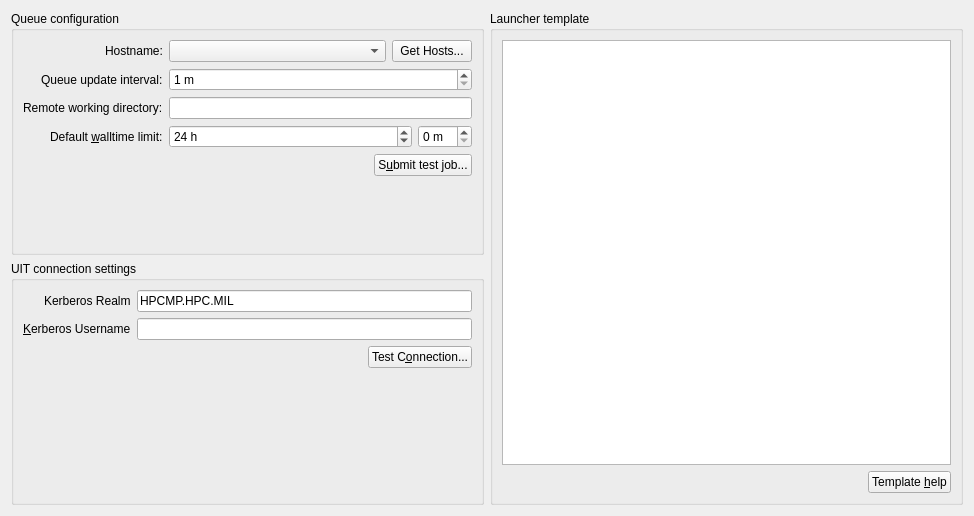
<?xml version="1.0" encoding="UTF-8"?>
<ui version="4.0">
 <class>UitQueueWidget</class>
 <widget class="QWidget" name="UitQueueWidget">
  <property name="geometry">
   <rect>
    <x>0</x>
    <y>0</y>
    <width>974</width>
    <height>516</height>
   </rect>
  </property>
  <property name="windowTitle">
   <string>Form</string>
  </property>
  <layout class="QGridLayout" name="gridLayout">
   <item row="1" column="0">
    <widget class="QGroupBox" name="groupBox3">
     <property name="title">
      <string>UIT connection settings</string>
     </property>
     <layout class="QFormLayout" name="formLayout">
      <property name="fieldGrowthPolicy">
       <enum>QFormLayout::AllNonFixedFieldsGrow</enum>
      </property>
      <property name="labelAlignment">
       <set>Qt::AlignRight|Qt::AlignTrailing|Qt::AlignVCenter</set>
      </property>
      <item row="2" column="0">
       <widget class="QLabel" name="label4">
        <property name="text">
         <string>Kerberos Realm</string>
        </property>
        <property name="buddy">
         <cstring>editKerberosRealm</cstring>
        </property>
       </widget>
      </item>
      <item row="2" column="1">
       <widget class="QLineEdit" name="editKerberosRealm">
        <property name="text">
         <string>HPCMP.HPC.MIL</string>
        </property>
       </widget>
      </item>
      <item row="3" column="0">
       <widget class="QLabel" name="label">
        <property name="text">
         <string>&amp;Kerberos Username</string>
        </property>
        <property name="buddy">
         <cstring>editKerberosUserName</cstring>
        </property>
       </widget>
      </item>
      <item row="3" column="1">
       <widget class="QLineEdit" name="editKerberosUserName"/>
      </item>
      <item row="5" column="1">
       <layout class="QHBoxLayout" name="layout2">
        <item>
         <spacer name="horizontalSpacer">
          <property name="orientation">
           <enum>Qt::Horizontal</enum>
          </property>
          <property name="sizeHint" stdset="0">
           <size>
            <width>40</width>
            <height>20</height>
           </size>
          </property>
         </spacer>
        </item>
        <item>
         <widget class="QPushButton" name="pushTestConnection">
          <property name="text">
           <string>Test C&amp;onnection...</string>
          </property>
         </widget>
        </item>
       </layout>
      </item>
     </layout>
    </widget>
   </item>
   <item row="0" column="0">
    <widget class="QGroupBox" name="groupBox">
     <property name="sizePolicy">
      <sizepolicy hsizetype="MinimumExpanding" vsizetype="Preferred">
       <horstretch>0</horstretch>
       <verstretch>0</verstretch>
      </sizepolicy>
     </property>
     <property name="title">
      <string>Queue configuration</string>
     </property>
     <layout class="QFormLayout" name="formLayout2">
      <property name="fieldGrowthPolicy">
       <enum>QFormLayout::ExpandingFieldsGrow</enum>
      </property>
      <property name="labelAlignment">
       <set>Qt::AlignRight|Qt::AlignTrailing|Qt::AlignVCenter</set>
      </property>
      <item row="1" column="0">
       <widget class="QLabel" name="label_11">
        <property name="text">
         <string>Queue update interval:</string>
        </property>
       </widget>
      </item>
      <item row="1" column="1">
       <widget class="QSpinBox" name="updateIntervalSpin">
        <property name="sizePolicy">
         <sizepolicy hsizetype="Expanding" vsizetype="Fixed">
          <horstretch>0</horstretch>
          <verstretch>0</verstretch>
         </sizepolicy>
        </property>
        <property name="suffix">
         <string> m</string>
        </property>
        <property name="minimum">
         <number>1</number>
        </property>
        <property name="maximum">
         <number>120</number>
        </property>
       </widget>
      </item>
      <item row="3" column="0">
       <widget class="QLabel" name="label_5">
        <property name="text">
         <string>Remote working directory:</string>
        </property>
        <property name="buddy">
         <cstring>editWorkingDirectoryBase</cstring>
        </property>
       </widget>
      </item>
      <item row="3" column="1">
       <widget class="QLineEdit" name="editWorkingDirectoryBase"/>
      </item>
      <item row="4" column="0">
       <widget class="QLabel" name="label_13">
        <property name="text">
         <string>Default &amp;walltime limit:</string>
        </property>
        <property name="buddy">
         <cstring>wallTimeHours</cstring>
        </property>
       </widget>
      </item>
      <item row="4" column="1">
       <layout class="QHBoxLayout" name="horizontalLayout_2">
        <item>
         <widget class="QSpinBox" name="wallTimeHours">
          <property name="sizePolicy">
           <sizepolicy hsizetype="Expanding" vsizetype="Fixed">
            <horstretch>0</horstretch>
            <verstretch>0</verstretch>
           </sizepolicy>
          </property>
          <property name="suffix">
           <string> h</string>
          </property>
          <property name="maximum">
           <number>2000</number>
          </property>
          <property name="value">
           <number>24</number>
          </property>
         </widget>
        </item>
        <item>
         <widget class="QSpinBox" name="wallTimeMinutes">
          <property name="suffix">
           <string> m</string>
          </property>
          <property name="maximum">
           <number>59</number>
          </property>
         </widget>
        </item>
       </layout>
      </item>
      <item row="7" column="0" colspan="2">
       <layout class="QHBoxLayout" name="horizontalLayout_3">
        <item>
         <spacer name="horizontalSpacer_2">
          <property name="orientation">
           <enum>Qt::Horizontal</enum>
          </property>
          <property name="sizeHint" stdset="0">
           <size>
            <width>40</width>
            <height>20</height>
           </size>
          </property>
         </spacer>
        </item>
        <item>
         <widget class="QPushButton" name="pushSleepTest">
          <property name="text">
           <string>S&amp;ubmit test job...</string>
          </property>
         </widget>
        </item>
       </layout>
      </item>
      <item row="0" column="0">
       <widget class="QLabel" name="hostNameLabel">
        <property name="text">
         <string>Hostname:</string>
        </property>
        <property name="alignment">
         <set>Qt::AlignLeading|Qt::AlignLeft|Qt::AlignVCenter</set>
        </property>
       </widget>
      </item>
      <item row="0" column="1">
       <layout class="QHBoxLayout" name="keyFileLayout">
        <item>
         <widget class="QComboBox" name="hostNameComboBox">
          <property name="sizePolicy">
           <sizepolicy hsizetype="Expanding" vsizetype="Fixed">
            <horstretch>0</horstretch>
            <verstretch>0</verstretch>
           </sizepolicy>
          </property>
          <property name="minimumSize">
           <size>
            <width>190</width>
            <height>0</height>
           </size>
          </property>
          <property name="sizeAdjustPolicy">
           <enum>QComboBox::AdjustToContents</enum>
          </property>
         </widget>
        </item>
        <item>
         <widget class="QPushButton" name="pushGetHostNames">
          <property name="text">
           <string>Get Hosts...</string>
          </property>
         </widget>
        </item>
       </layout>
      </item>
     </layout>
    </widget>
   </item>
   <item row="0" column="1" rowspan="2">
    <widget class="QGroupBox" name="groupBox_2">
     <property name="sizePolicy">
      <sizepolicy hsizetype="Expanding" vsizetype="Expanding">
       <horstretch>0</horstretch>
       <verstretch>0</verstretch>
      </sizepolicy>
     </property>
     <property name="title">
      <string>Launcher template</string>
     </property>
     <layout class="QGridLayout" name="gridLayout_3">
      <item row="1" column="1">
       <spacer name="horizontalSpacer_3">
        <property name="orientation">
         <enum>Qt::Horizontal</enum>
        </property>
        <property name="sizeHint" stdset="0">
         <size>
          <width>40</width>
          <height>20</height>
         </size>
        </property>
       </spacer>
      </item>
      <item row="1" column="2">
       <widget class="QPushButton" name="templateHelpButton">
        <property name="text">
         <string>Template &amp;help</string>
        </property>
       </widget>
      </item>
      <item row="0" column="0" colspan="3">
       <widget class="QPlainTextEdit" name="text_launchTemplate">
        <property name="sizePolicy">
         <sizepolicy hsizetype="Expanding" vsizetype="Expanding">
          <horstretch>0</horstretch>
          <verstretch>0</verstretch>
         </sizepolicy>
        </property>
        <property name="minimumSize">
         <size>
          <width>400</width>
          <height>400</height>
         </size>
        </property>
       </widget>
      </item>
     </layout>
    </widget>
   </item>
  </layout>
 </widget>
 <tabstops>
  <tabstop>hostNameComboBox</tabstop>
  <tabstop>pushGetHostNames</tabstop>
  <tabstop>updateIntervalSpin</tabstop>
  <tabstop>editWorkingDirectoryBase</tabstop>
  <tabstop>wallTimeHours</tabstop>
  <tabstop>wallTimeMinutes</tabstop>
  <tabstop>pushSleepTest</tabstop>
  <tabstop>editKerberosRealm</tabstop>
  <tabstop>editKerberosUserName</tabstop>
  <tabstop>pushTestConnection</tabstop>
  <tabstop>text_launchTemplate</tabstop>
  <tabstop>templateHelpButton</tabstop>
 </tabstops>
 <resources/>
 <connections/>
</ui>
